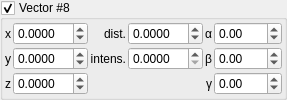
       <widget class="MyGroupBox" name="groupCheck_IFS_enabled_7">
        <property name="title">
         <string>Vector #8</string>
        </property>
        <property name="checkable">
         <bool>true</bool>
        </property>
        <layout class="QGridLayout" name="gridLayout_14" columnstretch="0,1,0,1,0,1">
         <property name="leftMargin">
          <number>2</number>
         </property>
         <property name="topMargin">
          <number>2</number>
         </property>
         <property name="rightMargin">
          <number>2</number>
         </property>
         <property name="bottomMargin">
          <number>2</number>
         </property>
         <property name="spacing">
          <number>2</number>
         </property>
         <item row="0" column="0">
          <widget class="QLabel" name="label_172">
           <property name="sizePolicy">
            <sizepolicy hsizetype="Preferred" vsizetype="Preferred">
             <horstretch>0</horstretch>
             <verstretch>0</verstretch>
            </sizepolicy>
           </property>
           <property name="text">
            <string notr="true">x</string>
           </property>
           <property name="alignment">
            <set>Qt::AlignCenter</set>
           </property>
          </widget>
         </item>
         <item row="1" column="0">
          <widget class="QLabel" name="label_173">
           <property name="sizePolicy">
            <sizepolicy hsizetype="Preferred" vsizetype="Preferred">
             <horstretch>0</horstretch>
             <verstretch>0</verstretch>
            </sizepolicy>
           </property>
           <property name="text">
            <string notr="true">y</string>
           </property>
           <property name="alignment">
            <set>Qt::AlignCenter</set>
           </property>
          </widget>
         </item>
         <item row="1" column="4">
          <widget class="QLabel" name="label_99">
           <property name="text">
            <string notr="true">β</string>
           </property>
           <property name="alignment">
            <set>Qt::AlignRight|Qt::AlignTrailing|Qt::AlignVCenter</set>
           </property>
          </widget>
         </item>
         <item row="2" column="4">
          <widget class="QLabel" name="label_100">
           <property name="text">
            <string notr="true">γ</string>
           </property>
           <property name="alignment">
            <set>Qt::AlignRight|Qt::AlignTrailing|Qt::AlignVCenter</set>
           </property>
          </widget>
         </item>
         <item row="0" column="2">
          <widget class="QLabel" name="label_101">
           <property name="text">
            <string>dist.</string>
           </property>
           <property name="alignment">
            <set>Qt::AlignRight|Qt::AlignTrailing|Qt::AlignVCenter</set>
           </property>
          </widget>
         </item>
         <item row="2" column="0">
          <widget class="QLabel" name="label_174">
           <property name="sizePolicy">
            <sizepolicy hsizetype="Preferred" vsizetype="Preferred">
             <horstretch>0</horstretch>
             <verstretch>0</verstretch>
            </sizepolicy>
           </property>
           <property name="text">
            <string notr="true">z</string>
           </property>
           <property name="alignment">
            <set>Qt::AlignCenter</set>
           </property>
          </widget>
         </item>
         <item row="0" column="4">
          <widget class="QLabel" name="label_102">
           <property name="text">
            <string notr="true">α</string>
           </property>
           <property name="alignment">
            <set>Qt::AlignRight|Qt::AlignTrailing|Qt::AlignVCenter</set>
           </property>
          </widget>
         </item>
         <item row="1" column="2">
          <widget class="QLabel" name="label_103">
           <property name="text">
            <string>intens.</string>
           </property>
           <property name="alignment">
            <set>Qt::AlignRight|Qt::AlignTrailing|Qt::AlignVCenter</set>
           </property>
          </widget>
         </item>
         <item row="0" column="1">
          <widget class="MyDoubleSpinBox" name="spinbox3_IFS_direction_7_x">
           <property name="sizePolicy">
            <sizepolicy hsizetype="Minimum" vsizetype="Maximum">
             <horstretch>0</horstretch>
             <verstretch>0</verstretch>
            </sizepolicy>
           </property>
           <property name="prefix">
            <string/>
           </property>
           <property name="suffix">
            <string/>
           </property>
           <property name="decimals">
            <number>4</number>
           </property>
           <property name="minimum">
            <double>-10.000000000000000</double>
           </property>
           <property name="maximum">
            <double>10.000000000000000</double>
           </property>
           <property name="singleStep">
            <double>0.010000000000000</double>
           </property>
          </widget>
         </item>
         <item row="1" column="1">
          <widget class="MyDoubleSpinBox" name="spinbox3_IFS_direction_7_y">
           <property name="sizePolicy">
            <sizepolicy hsizetype="Minimum" vsizetype="Maximum">
             <horstretch>0</horstretch>
             <verstretch>0</verstretch>
            </sizepolicy>
           </property>
           <property name="prefix">
            <string/>
           </property>
           <property name="suffix">
            <string/>
           </property>
           <property name="decimals">
            <number>4</number>
           </property>
           <property name="minimum">
            <double>-10.000000000000000</double>
           </property>
           <property name="maximum">
            <double>10.000000000000000</double>
           </property>
           <property name="singleStep">
            <double>0.010000000000000</double>
           </property>
          </widget>
         </item>
         <item row="2" column="1">
          <widget class="MyDoubleSpinBox" name="spinbox3_IFS_direction_7_z">
           <property name="sizePolicy">
            <sizepolicy hsizetype="Minimum" vsizetype="Maximum">
             <horstretch>0</horstretch>
             <verstretch>0</verstretch>
            </sizepolicy>
           </property>
           <property name="prefix">
            <string/>
           </property>
           <property name="suffix">
            <string/>
           </property>
           <property name="decimals">
            <number>4</number>
           </property>
           <property name="minimum">
            <double>-10.000000000000000</double>
           </property>
           <property name="maximum">
            <double>10.000000000000000</double>
           </property>
           <property name="singleStep">
            <double>0.010000000000000</double>
           </property>
          </widget>
         </item>
         <item row="0" column="3">
          <widget class="MyDoubleSpinBox" name="spinbox_IFS_distance_7">
           <property name="sizePolicy">
            <sizepolicy hsizetype="Minimum" vsizetype="Maximum">
             <horstretch>0</horstretch>
             <verstretch>0</verstretch>
            </sizepolicy>
           </property>
           <property name="prefix">
            <string/>
           </property>
           <property name="suffix">
            <string/>
           </property>
           <property name="decimals">
            <number>4</number>
           </property>
           <property name="minimum">
            <double>-10.000000000000000</double>
           </property>
           <property name="maximum">
            <double>10.000000000000000</double>
           </property>
           <property name="singleStep">
            <double>0.010000000000000</double>
           </property>
          </widget>
         </item>
         <item row="1" column="3">
          <widget class="MyDoubleSpinBox" name="spinbox_IFS_intensity_7">
           <property name="sizePolicy">
            <sizepolicy hsizetype="Minimum" vsizetype="Maximum">
             <horstretch>0</horstretch>
             <verstretch>0</verstretch>
            </sizepolicy>
           </property>
           <property name="prefix">
            <string/>
           </property>
           <property name="suffix">
            <string/>
           </property>
           <property name="decimals">
            <number>4</number>
           </property>
           <property name="minimum">
            <double>0.000000000000000</double>
           </property>
           <property name="maximum">
            <double>10.000000000000000</double>
           </property>
           <property name="singleStep">
            <double>0.010000000000000</double>
           </property>
          </widget>
         </item>
         <item row="0" column="5">
          <widget class="MyDoubleSpinBox" name="spinboxd3_IFS_rotations_7_x">
           <property name="sizePolicy">
            <sizepolicy hsizetype="Minimum" vsizetype="Maximum">
             <horstretch>0</horstretch>
             <verstretch>0</verstretch>
            </sizepolicy>
           </property>
           <property name="prefix">
            <string/>
           </property>
           <property name="suffix">
            <string/>
           </property>
           <property name="decimals">
            <number>2</number>
           </property>
           <property name="minimum">
            <double>-180.000000000000000</double>
           </property>
           <property name="maximum">
            <double>180.000000000000000</double>
           </property>
           <property name="singleStep">
            <double>1.000000000000000</double>
           </property>
          </widget>
         </item>
         <item row="1" column="5">
          <widget class="MyDoubleSpinBox" name="spinboxd3_IFS_rotations_7_y">
           <property name="sizePolicy">
            <sizepolicy hsizetype="Minimum" vsizetype="Maximum">
             <horstretch>0</horstretch>
             <verstretch>0</verstretch>
            </sizepolicy>
           </property>
           <property name="prefix">
            <string/>
           </property>
           <property name="suffix">
            <string/>
           </property>
           <property name="decimals">
            <number>2</number>
           </property>
           <property name="minimum">
            <double>-180.000000000000000</double>
           </property>
           <property name="maximum">
            <double>180.000000000000000</double>
           </property>
           <property name="singleStep">
            <double>1.000000000000000</double>
           </property>
          </widget>
         </item>
         <item row="2" column="5">
          <widget class="MyDoubleSpinBox" name="spinboxd3_IFS_rotations_7_z">
           <property name="sizePolicy">
            <sizepolicy hsizetype="Minimum" vsizetype="Maximum">
             <horstretch>0</horstretch>
             <verstretch>0</verstretch>
            </sizepolicy>
           </property>
           <property name="prefix">
            <string/>
           </property>
           <property name="suffix">
            <string/>
           </property>
           <property name="decimals">
            <number>2</number>
           </property>
           <property name="minimum">
            <double>-180.000000000000000</double>
           </property>
           <property name="maximum">
            <double>180.000000000000000</double>
           </property>
           <property name="singleStep">
            <double>1.000000000000000</double>
           </property>
          </widget>
         </item>
        </layout>
       </widget>
